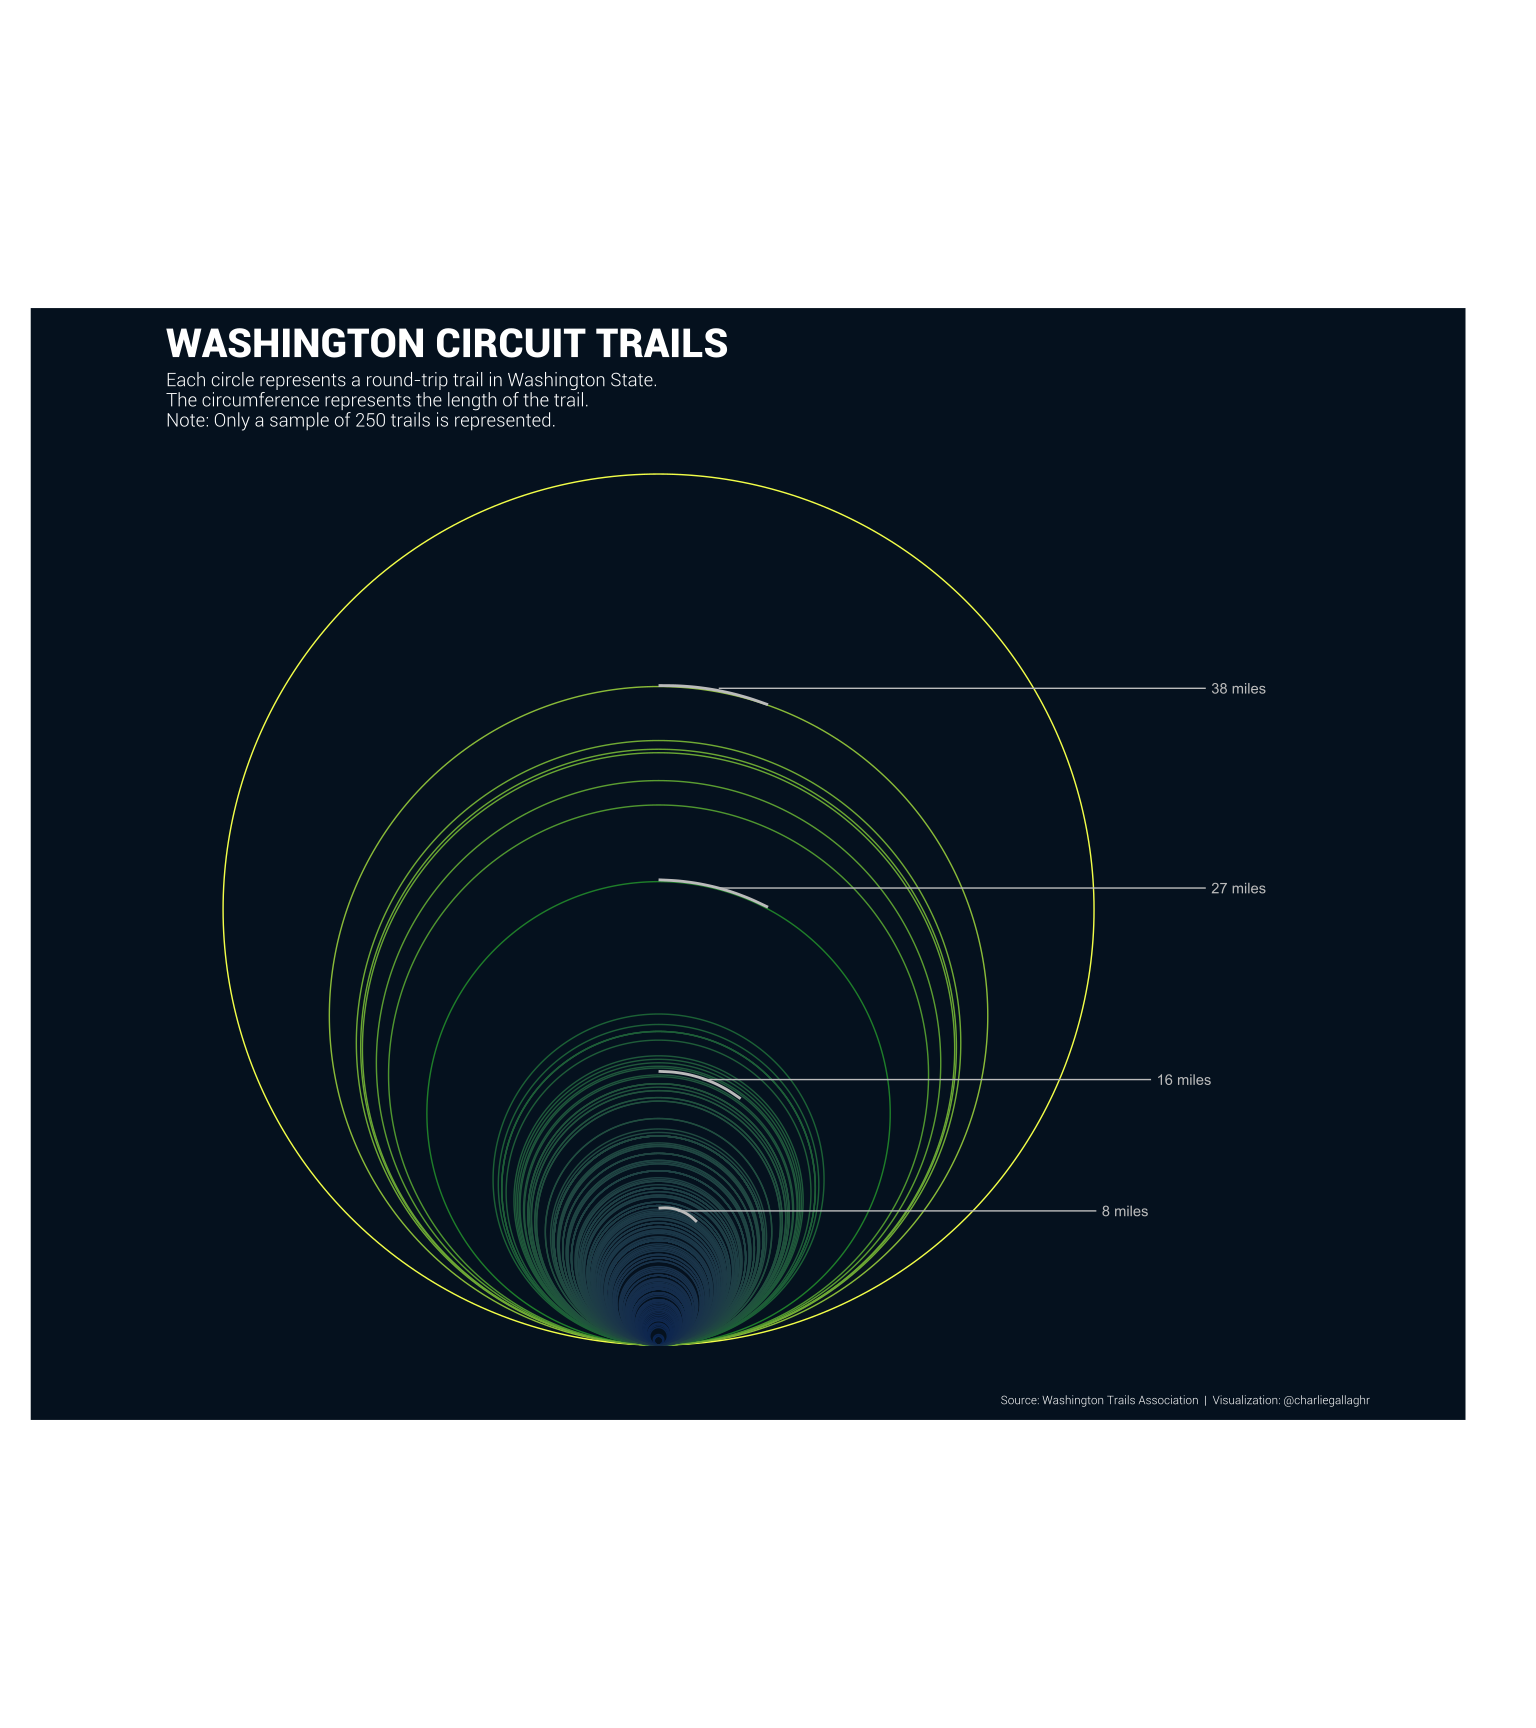

Source code (R):
library(tidyverse)
library(ggforce)
library(extrafont)

wa <- readr::read_rds(url('https://raw.githubusercontent.com/rfordatascience/tidytuesday/master/data/2020/2020-11-24/hike_data.rds')) 

wa <- wa %>% 
  mutate(
    gain = as.numeric(gain),
    highpoint = as.numeric(highpoint),
    rating = as.numeric(rating)
  ) %>% 
  separate(col = length, into = c("len_miles", "len_type"),
           sep = " miles, ", remove = FALSE) %>% 
  mutate(
    len_miles = as.numeric(len_miles)
  )

wa_c <- wa %>%
  filter(len_type == "roundtrip") %>% 
  mutate(
    radius = len_miles / (pi * 2)
  )

reference_arcs <- tibble(
  ymax = c(2.5, 5, 8.5, 12.05),
  ymin = c(2.25, 4.5, 8, 11.7),
  xmin = 0,
  xmax = c(0.7, 1.5, 2, 2),
  curvature = -0.2
)

reference_lines <- tibble(
  xmin = c(0.35, 0.8, 1.1, 1.1),
  xmax = c(8, 9, 10, 10),
  y = c(2.45, 4.85, 8.35, 12)
)

reference_labels <- tibble(
  label = c("8 miles", "16 miles", "27 miles", "38 miles"),
  x = c(8, 9, 10, 10) + 0.1,
  y = c(2.45, 4.85, 8.35, 12)
)


p1 <- wa_c %>% 
  slice_head(n = 250) %>% 
  ggplot() + 
  geom_circle(aes(x0 = 0, y0 = radius, r = radius, color = len_miles)) + 
  geom_curve(data = reference_arcs[1,],
               aes(x = xmin, xend = xmax,
                   y = ymax, yend = ymin),
               color = '#bbbbbb', curvature = -0.25, size = 1) + 
  geom_curve(data = reference_arcs[2,],
             aes(x = xmin, xend = xmax,
                 y = ymax, yend = ymin),
             color = '#bbbbbb', curvature = -0.17, size = 1) + 
  geom_curve(data = reference_arcs[3,],
             aes(x = xmin, xend = xmax,
                 y = ymax, yend = ymin),
             color = '#bbbbbb', curvature = -0.12, size = 1) + 
  geom_curve(data = reference_arcs[4,],
             aes(x = xmin, xend = xmax,
                 y = ymax, yend = ymin),
             color = '#bbbbbb', curvature = -0.1, size = 1) + 
  geom_segment(data = reference_lines,
            aes(
              x = xmin, xend = xmax,
              y = y, yend = y
            ),
            color = '#bbbbbb') +
  geom_text(
    data = reference_labels,
    aes(x = x, y = y, label = label),
    color = '#bbbbbb', hjust = 0
  ) +
  labs(
    title = "WASHINGTON CIRCUIT TRAILS",
    subtitle = "Each circle represents a round-trip trail in Washington State.\nThe circumference represents the length of the trail.\nNote: Only a sample of 250 trails is represented.",
    caption = "Source: Washington Trails Association  |  Visualization: @charliegallaghr"
  ) +
  coord_fixed(xlim = c(-8, 12)) +
  scale_color_gradientn(colors = c("#0a244fff", 
                                   "#007727ff",
                                   "#f3ff48ff")) +
  guides(color = FALSE) +
  theme_void() +
  theme(
    text = element_text(
      family = "Roboto Lt", color = "white"
    ),
    plot.title = element_text(
      family = "Roboto Bk", size = 30
    ),
    plot.subtitle = element_text(
      size = 14
    ),
    plot.background = element_rect(fill = '#071220ff', color = NA),
    plot.margin = margin(10, 125, 10, 125)
  )




svg(filename = "washington.svg", width = 16, height = 18)
p1
dev.off()
